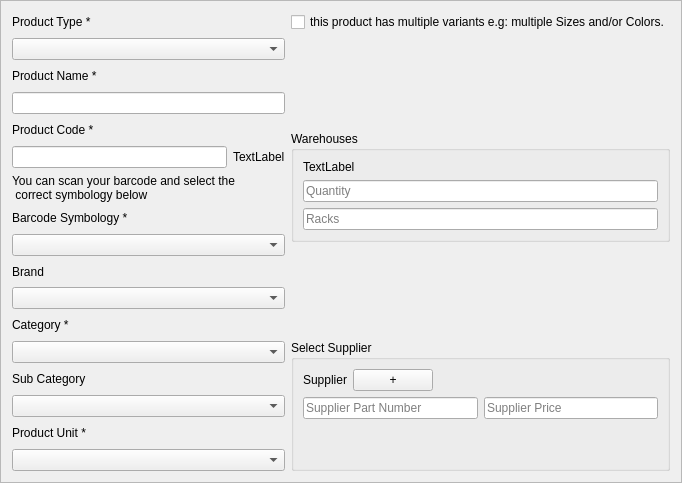
<?xml version="1.0" encoding="UTF-8"?>
<ui version="4.0">
 <class>F_AddProducts</class>
 <widget class="QFrame" name="F_AddProducts">
  <property name="geometry">
   <rect>
    <x>0</x>
    <y>0</y>
    <width>682</width>
    <height>483</height>
   </rect>
  </property>
  <property name="windowTitle">
   <string>Frame</string>
  </property>
  <property name="frameShape">
   <enum>QFrame::StyledPanel</enum>
  </property>
  <property name="frameShadow">
   <enum>QFrame::Raised</enum>
  </property>
  <layout class="QHBoxLayout" name="horizontalLayout_3">
   <item>
    <layout class="QVBoxLayout" name="layoutLeftSide">
     <item>
      <widget class="QLabel" name="L_ProductsType">
       <property name="minimumSize">
        <size>
         <width>200</width>
         <height>0</height>
        </size>
       </property>
       <property name="text">
        <string>Product Type *</string>
       </property>
      </widget>
     </item>
     <item>
      <widget class="QComboBox" name="comboBox"/>
     </item>
     <item>
      <widget class="QLabel" name="L_ProductName">
       <property name="text">
        <string>Product Name *</string>
       </property>
       <property name="scaledContents">
        <bool>false</bool>
       </property>
      </widget>
     </item>
     <item>
      <widget class="QLineEdit" name="lineEdit"/>
     </item>
     <item>
      <widget class="QLabel" name="L_ProductCode">
       <property name="text">
        <string>Product Code *</string>
       </property>
       <property name="scaledContents">
        <bool>false</bool>
       </property>
      </widget>
     </item>
     <item>
      <layout class="QHBoxLayout" name="horizontalLayout">
       <item>
        <widget class="QLineEdit" name="lineEdit_2"/>
       </item>
       <item>
        <widget class="QLabel" name="label_10">
         <property name="text">
          <string>TextLabel</string>
         </property>
        </widget>
       </item>
      </layout>
     </item>
     <item>
      <widget class="QLabel" name="L_info">
       <property name="text">
        <string>You can scan your barcode and select the
 correct symbology below</string>
       </property>
       <property name="scaledContents">
        <bool>true</bool>
       </property>
      </widget>
     </item>
     <item>
      <widget class="QLabel" name="L_barcodeSymbology">
       <property name="text">
        <string>Barcode Symbology *</string>
       </property>
      </widget>
     </item>
     <item>
      <widget class="QComboBox" name="comboBox_2"/>
     </item>
     <item>
      <widget class="QLabel" name="L_Band">
       <property name="text">
        <string>Brand</string>
       </property>
      </widget>
     </item>
     <item>
      <widget class="QComboBox" name="comboBox_3"/>
     </item>
     <item>
      <widget class="QLabel" name="L_Category">
       <property name="text">
        <string>Category *</string>
       </property>
      </widget>
     </item>
     <item>
      <widget class="QComboBox" name="comboBox_4"/>
     </item>
     <item>
      <widget class="QLabel" name="L_SubCategory">
       <property name="text">
        <string>Sub Category</string>
       </property>
      </widget>
     </item>
     <item>
      <widget class="QComboBox" name="comboBox_5"/>
     </item>
     <item>
      <widget class="QLabel" name="L_ProductUnit">
       <property name="text">
        <string>Product Unit *</string>
       </property>
      </widget>
     </item>
     <item>
      <widget class="QComboBox" name="comboBox_6"/>
     </item>
    </layout>
   </item>
   <item>
    <layout class="QVBoxLayout" name="layoutRightSide">
     <item>
      <widget class="QCheckBox" name="checkBox">
       <property name="sizePolicy">
        <sizepolicy hsizetype="Preferred" vsizetype="Preferred">
         <horstretch>0</horstretch>
         <verstretch>0</verstretch>
        </sizepolicy>
       </property>
       <property name="text">
        <string>this product has multiple variants e.g: multiple Sizes and/or Colors.</string>
       </property>
      </widget>
     </item>
     <item>
      <spacer name="verticalSpacer">
       <property name="orientation">
        <enum>Qt::Vertical</enum>
       </property>
       <property name="sizeHint" stdset="0">
        <size>
         <width>20</width>
         <height>40</height>
        </size>
       </property>
      </spacer>
     </item>
     <item>
      <widget class="QGroupBox" name="groupBox_2">
       <property name="minimumSize">
        <size>
         <width>250</width>
         <height>0</height>
        </size>
       </property>
       <property name="title">
        <string>Warehouses</string>
       </property>
       <layout class="QHBoxLayout" name="horizontalLayout_4">
        <item>
         <layout class="QVBoxLayout" name="verticalLayout_2">
          <item>
           <widget class="QLabel" name="L_WarehouseName">
            <property name="text">
             <string>TextLabel</string>
            </property>
           </widget>
          </item>
          <item>
           <widget class="QLineEdit" name="lineEdit_3">
            <property name="placeholderText">
             <string>Quantity</string>
            </property>
           </widget>
          </item>
          <item>
           <widget class="QLineEdit" name="lineEdit_4">
            <property name="placeholderText">
             <string>Racks</string>
            </property>
           </widget>
          </item>
         </layout>
        </item>
       </layout>
      </widget>
     </item>
     <item>
      <spacer name="verticalSpacer_3">
       <property name="orientation">
        <enum>Qt::Vertical</enum>
       </property>
       <property name="sizeHint" stdset="0">
        <size>
         <width>20</width>
         <height>40</height>
        </size>
       </property>
      </spacer>
     </item>
     <item>
      <widget class="QGroupBox" name="groupBox">
       <property name="title">
        <string>Select Supplier</string>
       </property>
       <layout class="QVBoxLayout" name="verticalLayout">
        <item>
         <layout class="QHBoxLayout" name="horizontalLayout_2">
          <item>
           <widget class="QLabel" name="L_Supplier">
            <property name="text">
             <string>Supplier</string>
            </property>
           </widget>
          </item>
          <item>
           <widget class="QPushButton" name="pushButton">
            <property name="text">
             <string>+</string>
            </property>
           </widget>
          </item>
          <item>
           <spacer name="horizontalSpacer">
            <property name="orientation">
             <enum>Qt::Horizontal</enum>
            </property>
            <property name="sizeHint" stdset="0">
             <size>
              <width>40</width>
              <height>20</height>
             </size>
            </property>
           </spacer>
          </item>
         </layout>
        </item>
        <item>
         <layout class="QHBoxLayout" name="horizontalLayout_5">
          <item>
           <widget class="QLineEdit" name="lineEdit_5">
            <property name="placeholderText">
             <string>Supplier Part Number</string>
            </property>
           </widget>
          </item>
          <item>
           <widget class="QLineEdit" name="lineEdit_6">
            <property name="placeholderText">
             <string>Supplier Price</string>
            </property>
           </widget>
          </item>
         </layout>
        </item>
        <item>
         <spacer name="verticalSpacer_2">
          <property name="orientation">
           <enum>Qt::Vertical</enum>
          </property>
          <property name="sizeHint" stdset="0">
           <size>
            <width>20</width>
            <height>40</height>
           </size>
          </property>
         </spacer>
        </item>
       </layout>
      </widget>
     </item>
    </layout>
   </item>
  </layout>
 </widget>
 <resources/>
 <connections/>
</ui>
